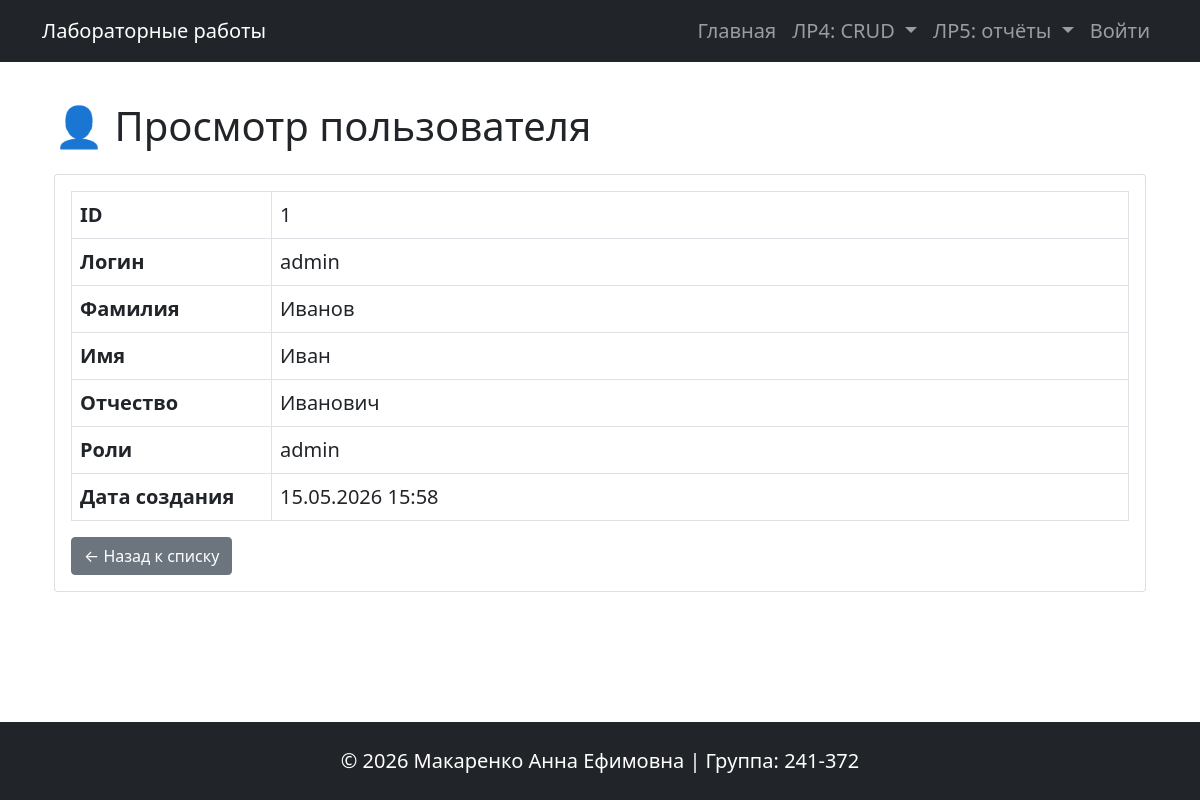
Before: /users/1 with the older database file.
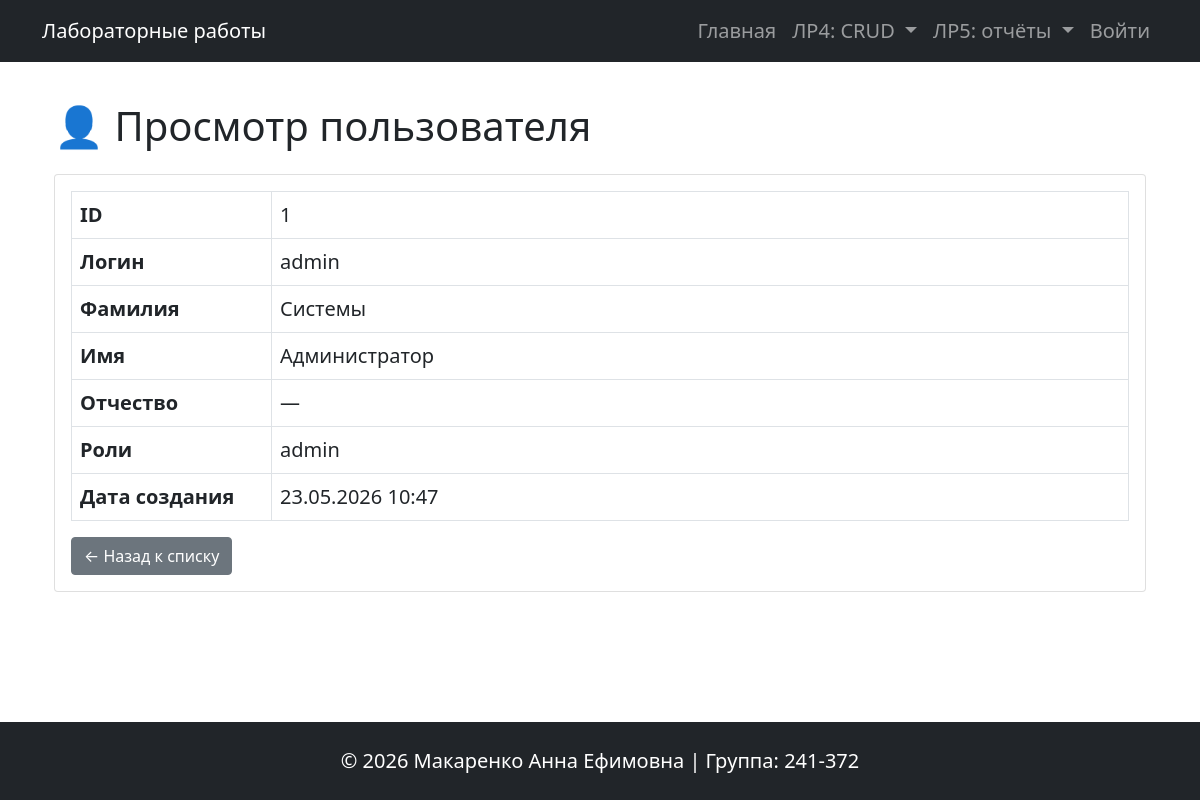
After: the same page with the newer database file.
### database.py (models this page shows, shortened)
class User(db.Model):
    __tablename__ = 'users'
    id = db.Column(db.Integer, primary_key=True)
    username = db.Column(db.String(80), unique=True, nullable=False)
    password_hash = db.Column(db.String(200), nullable=False)
    last_name = db.Column(db.String(100))
    first_name = db.Column(db.String(100), nullable=False)
    patronymic = db.Column(db.String(100))
    created_at = db.Column(db.DateTime, default=datetime.utcnow)
    roles = db.relationship('Role', secondary=user_roles, backref=db.backref('users', lazy='dynamic'))
    visits = db.relationship('VisitLog', backref='user', lazy='dynamic')
    def get_role_names(self):
        return [role.name for role in self.roles]

### app.py (the view)
@app.route('/users/<int:user_id>')
def user_view(user_id):
    user = db.session.get(User, user_id)
    if not user:
        flash('Пользователь не найден', 'danger')
        return redirect(url_for('user_list'))
    return render_template('user_view.html', user=user)

### app.py (called while the page is built)
def log_visit(path):
    try:
        log = VisitLog(
            path=path,
            user_id=current_user.id if current_user.is_authenticated else None
        )
        db.session.add(log)
        db.session.commit()
    except Exception:
        db.session.rollback()

@app.before_request
def before_request():
    if not request.path.startswith('/static') and not request.path.startswith('/visit-logs'):
        log_visit(request.path)

### templates/user_view.html
{% extends 'base.html' %}
{% block content %}
<div class="container">
    <h1 class="my-4">👤 Просмотр пользователя</h1>
    <div class="card">
        <div class="card-body">
            <table class="table table-bordered">
                <tr><th style="width:200px">ID</th><td>{{ user.id }}</td></tr>
                <tr><th>Логин</th><td>{{ user.username }}</td></tr>
                <tr><th>Фамилия</th><td>{{ user.last_name or '—' }}</td></tr>
                <tr><th>Имя</th><td>{{ user.first_name or '—' }}</td></tr>
                <tr><th>Отчество</th><td>{{ user.patronymic or '—' }}</td></tr>
                <tr><th>Роли</th><td>{{ user.get_role_names() | join(', ') if user.get_role_names() else '—' }}</td></tr>
                <tr><th>Дата создания</th><td>{{ user.created_at.strftime('%d.%m.%Y %H:%M') if user.created_at else '—' }}</td></tr>
            </table>
            <a href="{{ url_for('user_list') }}" class="btn btn-secondary">← Назад к списку</a>
        </div>
    </div>
</div>
{% endblock %}

Changed rows visible on the page:
changed User "admin": last_name "Иванов" → "Системы"; first_name "Иван" → "Администратор"; patronymic "Иванович" → "—"; created_at "15.05.2026 15:58" → "23.05.2026 10:47"
